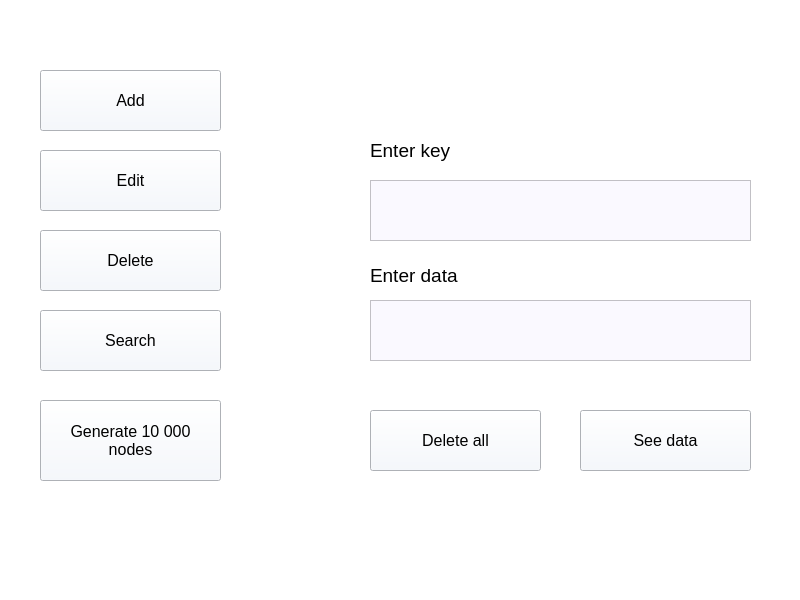
<?xml version="1.0" encoding="UTF-8"?>
<ui version="4.0">
 <class>MainWindow</class>
 <widget class="QMainWindow" name="MainWindow">
  <property name="geometry">
   <rect>
    <x>0</x>
    <y>0</y>
    <width>800</width>
    <height>600</height>
   </rect>
  </property>
  <property name="windowTitle">
   <string>BTreeTask</string>
  </property>
  <property name="styleSheet">
   <string notr="true">background-color: rgb(255, 255, 255)</string>
  </property>
  <widget class="QWidget" name="centralwidget">
   <widget class="QPushButton" name="addButton">
    <property name="geometry">
     <rect>
      <x>40</x>
      <y>70</y>
      <width>181</width>
      <height>61</height>
     </rect>
    </property>
    <property name="font">
     <font>
      <pointsize>12</pointsize>
     </font>
    </property>
    <property name="styleSheet">
     <string notr="true">color: rgb(0, 0, 0);
background-color: rgb(244, 248, 255);</string>
    </property>
    <property name="text">
     <string>Add</string>
    </property>
   </widget>
   <widget class="QPushButton" name="editButton">
    <property name="geometry">
     <rect>
      <x>40</x>
      <y>150</y>
      <width>181</width>
      <height>61</height>
     </rect>
    </property>
    <property name="font">
     <font>
      <pointsize>12</pointsize>
     </font>
    </property>
    <property name="styleSheet">
     <string notr="true">color: rgb(0, 0, 0);
background-color: rgb(244, 248, 255);</string>
    </property>
    <property name="text">
     <string>Edit</string>
    </property>
   </widget>
   <widget class="QPushButton" name="deleteButton">
    <property name="geometry">
     <rect>
      <x>40</x>
      <y>230</y>
      <width>181</width>
      <height>61</height>
     </rect>
    </property>
    <property name="font">
     <font>
      <pointsize>12</pointsize>
     </font>
    </property>
    <property name="styleSheet">
     <string notr="true">color: rgb(0, 0, 0);
background-color: rgb(244, 248, 255);</string>
    </property>
    <property name="text">
     <string>Delete</string>
    </property>
   </widget>
   <widget class="QPushButton" name="searchButton">
    <property name="geometry">
     <rect>
      <x>40</x>
      <y>310</y>
      <width>181</width>
      <height>61</height>
     </rect>
    </property>
    <property name="font">
     <font>
      <pointsize>12</pointsize>
     </font>
    </property>
    <property name="styleSheet">
     <string notr="true">color: rgb(0, 0, 0);
background-color: rgb(244, 248, 255);</string>
    </property>
    <property name="text">
     <string>Search</string>
    </property>
   </widget>
   <widget class="QPushButton" name="generateButton">
    <property name="geometry">
     <rect>
      <x>40</x>
      <y>400</y>
      <width>181</width>
      <height>81</height>
     </rect>
    </property>
    <property name="font">
     <font>
      <pointsize>12</pointsize>
     </font>
    </property>
    <property name="styleSheet">
     <string notr="true">color: rgb(0, 0, 0);
background-color: rgb(244, 248, 255);</string>
    </property>
    <property name="text">
     <string>Generate 10 000 
nodes</string>
    </property>
   </widget>
   <widget class="QPushButton" name="deleteAllButton">
    <property name="geometry">
     <rect>
      <x>370</x>
      <y>410</y>
      <width>171</width>
      <height>61</height>
     </rect>
    </property>
    <property name="font">
     <font>
      <pointsize>12</pointsize>
     </font>
    </property>
    <property name="styleSheet">
     <string notr="true">color: rgb(0, 0, 0);
background-color: rgb(244, 248, 255);</string>
    </property>
    <property name="text">
     <string>Delete all</string>
    </property>
   </widget>
   <widget class="QPushButton" name="seeDataButton">
    <property name="geometry">
     <rect>
      <x>580</x>
      <y>410</y>
      <width>171</width>
      <height>61</height>
     </rect>
    </property>
    <property name="font">
     <font>
      <pointsize>12</pointsize>
     </font>
    </property>
    <property name="styleSheet">
     <string notr="true">color: rgb(0, 0, 0);
background-color: rgb(244, 248, 255);</string>
    </property>
    <property name="text">
     <string>See data</string>
    </property>
   </widget>
   <widget class="QTextEdit" name="keyInput">
    <property name="geometry">
     <rect>
      <x>370</x>
      <y>180</y>
      <width>381</width>
      <height>61</height>
     </rect>
    </property>
    <property name="styleSheet">
     <string notr="true">background-color: rgb(250, 249, 255)</string>
    </property>
   </widget>
   <widget class="QTextEdit" name="dataInput">
    <property name="geometry">
     <rect>
      <x>370</x>
      <y>300</y>
      <width>381</width>
      <height>61</height>
     </rect>
    </property>
    <property name="styleSheet">
     <string notr="true">background-color: rgb(250, 249, 255)</string>
    </property>
   </widget>
   <widget class="QLabel" name="label">
    <property name="geometry">
     <rect>
      <x>370</x>
      <y>130</y>
      <width>261</width>
      <height>41</height>
     </rect>
    </property>
    <property name="font">
     <font>
      <pointsize>14</pointsize>
     </font>
    </property>
    <property name="text">
     <string>Enter key</string>
    </property>
   </widget>
   <widget class="QLabel" name="label_2">
    <property name="geometry">
     <rect>
      <x>370</x>
      <y>260</y>
      <width>231</width>
      <height>31</height>
     </rect>
    </property>
    <property name="font">
     <font>
      <pointsize>14</pointsize>
     </font>
    </property>
    <property name="text">
     <string>Enter data</string>
    </property>
   </widget>
  </widget>
  <widget class="QMenuBar" name="menubar">
   <property name="geometry">
    <rect>
     <x>0</x>
     <y>0</y>
     <width>800</width>
     <height>22</height>
    </rect>
   </property>
  </widget>
  <widget class="QStatusBar" name="statusbar"/>
 </widget>
 <resources/>
 <connections/>
</ui>
